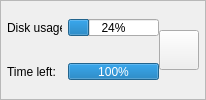
          <widget class="QFrame" name="BottomFrame">
           <property name="frameShape">
            <enum>QFrame::StyledPanel</enum>
           </property>
           <property name="frameShadow">
            <enum>QFrame::Raised</enum>
           </property>
           <layout class="QHBoxLayout" name="horizontalLayout_25">
            <property name="spacing">
             <number>0</number>
            </property>
            <property name="margin">
             <number>6</number>
            </property>
            <item>
             <widget class="QFrame" name="importantInfoFrame">
              <property name="frameShape">
               <enum>QFrame::NoFrame</enum>
              </property>
              <property name="frameShadow">
               <enum>QFrame::Raised</enum>
              </property>
              <layout class="QVBoxLayout" name="verticalLayout_34">
               <property name="spacing">
                <number>2</number>
               </property>
               <property name="margin">
                <number>0</number>
               </property>
               <item>
                <widget class="QFrame" name="diskUsageFrame">
                 <property name="frameShape">
                  <enum>QFrame::NoFrame</enum>
                 </property>
                 <property name="frameShadow">
                  <enum>QFrame::Raised</enum>
                 </property>
                 <layout class="QHBoxLayout" name="horizontalLayout_41">
                  <property name="margin">
                   <number>0</number>
                  </property>
                  <item>
                   <widget class="QLabel" name="diskUsageLbl">
                    <property name="minimumSize">
                     <size>
                      <width>55</width>
                      <height>0</height>
                     </size>
                    </property>
                    <property name="maximumSize">
                     <size>
                      <width>55</width>
                      <height>16777215</height>
                     </size>
                    </property>
                    <property name="text">
                     <string>Disk usage:</string>
                    </property>
                   </widget>
                  </item>
                  <item>
                   <widget class="QProgressBar" name="diskUsageProgressBar">
                    <property name="maximumSize">
                     <size>
                      <width>16777215</width>
                      <height>17</height>
                     </size>
                    </property>
                    <property name="value">
                     <number>24</number>
                    </property>
                   </widget>
                  </item>
                 </layout>
                </widget>
               </item>
               <item>
                <widget class="QFrame" name="deadlineFrame">
                 <property name="frameShape">
                  <enum>QFrame::NoFrame</enum>
                 </property>
                 <property name="frameShadow">
                  <enum>QFrame::Raised</enum>
                 </property>
                 <layout class="QHBoxLayout" name="horizontalLayout_40">
                  <property name="margin">
                   <number>0</number>
                  </property>
                  <item>
                   <widget class="QLabel" name="deadlineLbl">
                    <property name="minimumSize">
                     <size>
                      <width>55</width>
                      <height>0</height>
                     </size>
                    </property>
                    <property name="maximumSize">
                     <size>
                      <width>55</width>
                      <height>16777215</height>
                     </size>
                    </property>
                    <property name="text">
                     <string>Time left:</string>
                    </property>
                   </widget>
                  </item>
                  <item>
                   <widget class="QProgressBar" name="deadlineProgressBar">
                    <property name="maximumSize">
                     <size>
                      <width>16777215</width>
                      <height>17</height>
                     </size>
                    </property>
                    <property name="toolTip">
                     <string>Time left for the whole project. Calculated between june 28 2015 and may 1st 2016.</string>
                    </property>
                    <property name="value">
                     <number>100</number>
                    </property>
                   </widget>
                  </item>
                 </layout>
                </widget>
               </item>
              </layout>
             </widget>
            </item>
            <item>
             <widget class="QPushButton" name="refreshAllBtn">
              <property name="minimumSize">
               <size>
                <width>40</width>
                <height>40</height>
               </size>
              </property>
              <property name="maximumSize">
               <size>
                <width>40</width>
                <height>40</height>
               </size>
              </property>
              <property name="text">
               <string/>
              </property>
             </widget>
            </item>
           </layout>
          </widget>
